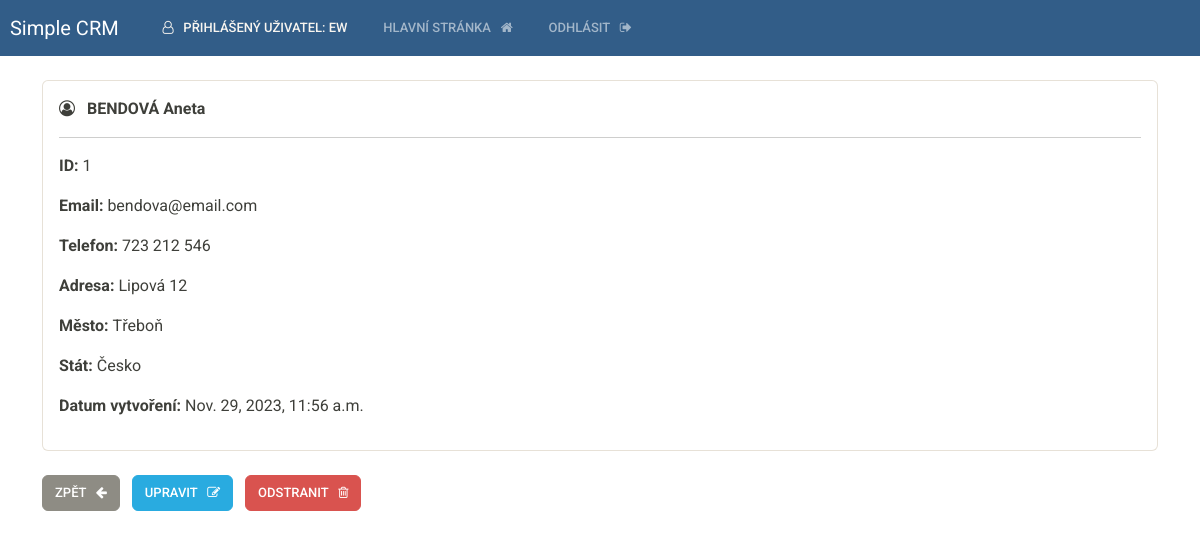
The page /record/1 (signed in) on the database its author committed.
### webapp/models.py (models this page shows, shortened)
class Record(models.Model):
    creation_date = models.DateTimeField(auto_now_add=True)
    first_name = models.CharField(max_length=100)
    last_name = models.CharField(max_length=100)
    email = models.CharField(max_length=255)
    phone = models.CharField(max_length=20)
    address = models.CharField(max_length=300)
    city = models.CharField(max_length=255)
    country = models.CharField(max_length=125)

### webapp/views.py (the view)
# urls.py: path('record/<int:pk>', views.singular_record, name="record"), # view single record
@login_required(login_url='my-login')
def singular_record(request, pk):
    all_records = Record.objects.get(id=pk)
    context = {'record':all_records}
    return render(request, 'webapp/view-record.html', context=context)

### webapp/templates/webapp/view-record.html (shortened to what this page needs)
{% extends 'webapp/base.html' %}
{% block content %}
    <div class="card">
        <div class="card-body">
            <strong>
                <i class="fa fa-user-circle-o" aria-hidden="true"></i>
                {{record.last_name|upper}}
                {{record.first_name}}
                <hr>
            </strong>
            <p> <strong> ID: </strong> {{record.id}} </p>
            <p> <strong> Email: </strong> {{record.email}} </p>
            <p> <strong> Telefon: </strong> {{record.phone}} </p>
            <p> <strong> Adresa: </strong> {{record.address}} </p>
            <p> <strong> Město: </strong> {{record.city}} </p>
            <p> <strong> Stát: </strong> {{record.country}} </p>
            <p> <strong> Datum vytvoření: </strong> {{record.creation_date}} </p>
        </div>
    </div>
    <br>
    <a href="{% url 'dashboard' %}" class="btn btn-secondary">
        Zpět &nbsp;
        <i class="fa fa-arrow-left" aria-hidden="true"></i>
    </a>
    <a href="{% url 'update-record' record.id %}" class="btn btn-info">
        Upravit &nbsp;
        <i class="fa fa-pencil-square-o" aria-hidden="true"></i>
    </a>
    <a href="{% url 'delete-record' record.id %}" class="btn btn-danger">
        Odstranit &nbsp;
        <i class="fa fa-trash-o" aria-hidden="true"></i>
    </a>
{% endblock %}

### webapp/templates/webapp/navbar.html (shortened to what this page needs)
<nav class="navbar navbar-expand-lg navbar-dark bg-primary justify-content-center">
    <a class="navbar-brand main-heading" href="{% url '' %}">
      &nbsp; Simple CRM
    </a>
      <div class="collapse navbar-collapse text-center" id="navbarNavDropdown">
        <ul class="navbar-nav mr-auto">
          {% if user.is_authenticated %}
            <li class="nav-link text-light">
              <i class="fa fa-user-o" aria-hidden="true"></i>
              &nbsp; Přihlášený uživatel: {{user}}
            </li>
            <li class="nav-item">
              <a class="nav-link" href="{% url 'dashboard' %}">
                Hlavní stránka &nbsp;
                <i class="fa fa-home" aria-hidden="true"></i> </a>
            </li>
            <li class="nav-item">
              <a class="nav-link" href="{% url 'user-logout' %}">
                Odhlásit &nbsp;
                <i class="fa fa-sign-out" aria-hidden="true"></i>
              </a>
            </li>
        </ul>
        {% endif %}
      </div>
  </nav>

### rows shown on the page
Record: last_name "BENDOVÁ", first_name "Aneta", id "1", email "bendova@email.com", phone "723 212 546", address "Lipová 12", city "Třeboň", country "Česko", creation_date "Nov. 29, 2023, 11:56 a.m."

### other values the page prints
{{ user }} "EW"
